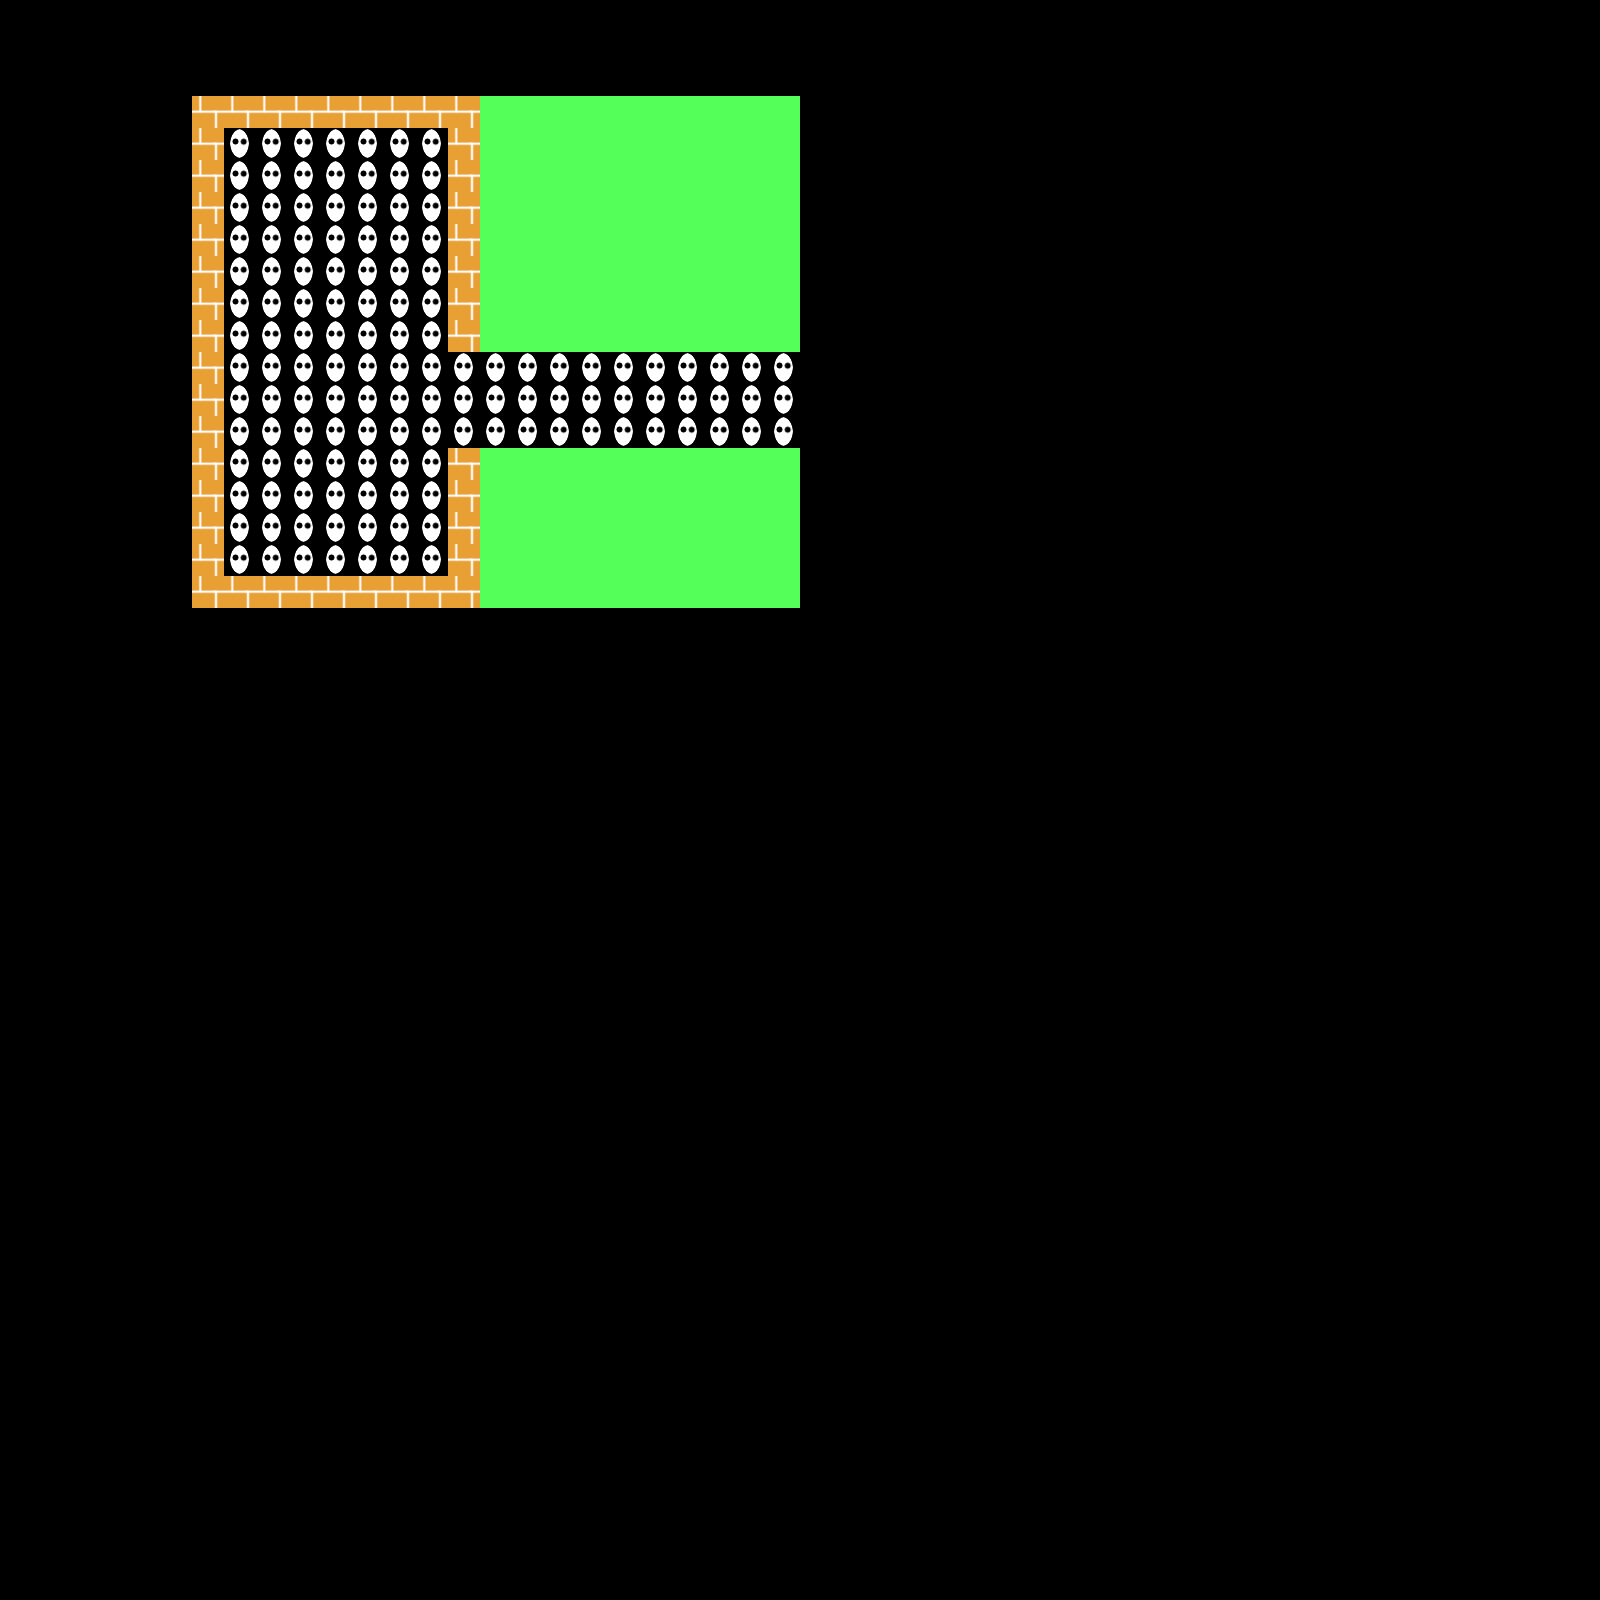

This is a level from a 2D game, rendered from its Tiled map with the project's own tilesets. A one-line summary and the complete map file follow:
An orthogonal 50x50 tile map with 32x32 px tiles, 1 tile layer (floor).

<map version="1.0" orientation="orthogonal" renderorder="right-down" width="50" height="50" tilewidth="32" tileheight="32" nextobjectid="8">
 <tileset firstgid="1" name="road" tilewidth="32" tileheight="32" tilecount="4">
  <image source="textures.png" width="128" height="32" />
 </tileset>
 <layer name="floor" width="50" height="50">
  <data encoding="csv">
0,0,0,0,0,0,0,0,0,0,0,0,0,0,0,0,0,0,0,0,0,0,0,0,0,0,0,0,0,0,0,0,0,0,0,0,0,0,0,0,0,0,0,0,0,0,0,0,0,0,
0,0,0,0,0,0,0,0,0,0,0,0,0,0,0,0,0,0,0,0,0,0,0,0,0,0,0,0,0,0,0,0,0,0,0,0,0,0,0,0,0,0,0,0,0,0,0,0,0,0,
0,0,0,0,0,0,0,0,0,0,0,0,0,0,0,0,0,0,0,0,0,0,0,0,0,0,0,0,0,0,0,0,0,0,0,0,0,0,0,0,0,0,0,0,0,0,0,0,0,0,
0,0,0,0,0,0,1,1,1,1,1,1,1,1,1,2,2,2,2,2,2,2,2,2,2,0,0,0,0,0,0,0,0,0,0,0,0,0,0,0,0,0,0,0,0,0,0,0,0,0,
0,0,0,0,0,0,1,3,3,3,3,3,3,3,1,2,2,2,2,2,2,2,2,2,2,0,0,0,0,0,0,0,0,0,0,0,0,0,0,0,0,0,0,0,0,0,0,0,0,0,
0,0,0,0,0,0,1,3,3,3,3,3,3,3,1,2,2,2,2,2,2,2,2,2,2,0,0,0,0,0,0,0,0,0,0,0,0,0,0,0,0,0,0,0,0,0,0,0,0,0,
0,0,0,0,0,0,1,3,3,3,3,3,3,3,1,2,2,2,2,2,2,2,2,2,2,0,0,0,0,0,0,0,0,0,0,0,0,0,0,0,0,0,0,0,0,0,0,0,0,0,
0,0,0,0,0,0,1,3,3,3,3,3,3,3,1,2,2,2,2,2,2,2,2,2,2,0,0,0,0,0,0,0,0,0,0,0,0,0,0,0,0,0,0,0,0,0,0,0,0,0,
0,0,0,0,0,0,1,3,3,3,3,3,3,3,1,2,2,2,2,2,2,2,2,2,2,0,0,0,0,0,0,0,0,0,0,0,0,0,0,0,0,0,0,0,0,0,0,0,0,0,
0,0,0,0,0,0,1,3,3,3,3,3,3,3,1,2,2,2,2,2,2,2,2,2,2,0,0,0,0,0,0,0,0,0,0,0,0,0,0,0,0,0,0,0,0,0,0,0,0,0,
0,0,0,0,0,0,1,3,3,3,3,3,3,3,1,2,2,2,2,2,2,2,2,2,2,0,0,0,0,0,0,0,0,0,0,0,0,0,0,0,0,0,0,0,0,0,0,0,0,0,
0,0,0,0,0,0,1,3,3,3,3,3,3,3,3,3,3,3,3,3,3,3,3,3,3,0,0,0,0,0,0,0,0,0,0,0,0,0,0,0,0,0,0,0,0,0,0,0,0,0,
0,0,0,0,0,0,1,3,3,3,3,3,3,3,3,3,3,3,3,3,3,3,3,3,3,0,0,0,0,0,0,0,0,0,0,0,0,0,0,0,0,0,0,0,0,0,0,0,0,0,
0,0,0,0,0,0,1,3,3,3,3,3,3,3,3,3,3,3,3,3,3,3,3,3,3,0,0,0,0,0,0,0,0,0,0,0,0,0,0,0,0,0,0,0,0,0,0,0,0,0,
0,0,0,0,0,0,1,3,3,3,3,3,3,3,1,2,2,2,2,2,2,2,2,2,2,0,0,0,0,0,0,0,0,0,0,0,0,0,0,0,0,0,0,0,0,0,0,0,0,0,
0,0,0,0,0,0,1,3,3,3,3,3,3,3,1,2,2,2,2,2,2,2,2,2,2,0,0,0,0,0,0,0,0,0,0,0,0,0,0,0,0,0,0,0,0,0,0,0,0,0,
0,0,0,0,0,0,1,3,3,3,3,3,3,3,1,2,2,2,2,2,2,2,2,2,2,0,0,0,0,0,0,0,0,0,0,0,0,0,0,0,0,0,0,0,0,0,0,0,0,0,
0,0,0,0,0,0,1,3,3,3,3,3,3,3,1,2,2,2,2,2,2,2,2,2,2,0,0,0,0,0,0,0,0,0,0,0,0,0,0,0,0,0,0,0,0,0,0,0,0,0,
0,0,0,0,0,0,1,1,1,1,1,1,1,1,1,2,2,2,2,2,2,2,2,2,2,0,0,0,0,0,0,0,0,0,0,0,0,0,0,0,0,0,0,0,0,0,0,0,0,0,
0,0,0,0,0,0,0,0,0,0,0,0,0,0,0,0,0,0,0,0,0,0,0,0,0,0,0,0,0,0,0,0,0,0,0,0,0,0,0,0,0,0,0,0,0,0,0,0,0,0,
0,0,0,0,0,0,0,0,0,0,0,0,0,0,0,0,0,0,0,0,0,0,0,0,0,0,0,0,0,0,0,0,0,0,0,0,0,0,0,0,0,0,0,0,0,0,0,0,0,0,
0,0,0,0,0,0,0,0,0,0,0,0,0,0,0,0,0,0,0,0,0,0,0,0,0,0,0,0,0,0,0,0,0,0,0,0,0,0,0,0,0,0,0,0,0,0,0,0,0,0,
0,0,0,0,0,0,0,0,0,0,0,0,0,0,0,0,0,0,0,0,0,0,0,0,0,0,0,0,0,0,0,0,0,0,0,0,0,0,0,0,0,0,0,0,0,0,0,0,0,0,
0,0,0,0,0,0,0,0,0,0,0,0,0,0,0,0,0,0,0,0,0,0,0,0,0,0,0,0,0,0,0,0,0,0,0,0,0,0,0,0,0,0,0,0,0,0,0,0,0,0,
0,0,0,0,0,0,0,0,0,0,0,0,0,0,0,0,0,0,0,0,0,0,0,0,0,0,0,0,0,0,0,0,0,0,0,0,0,0,0,0,0,0,0,0,0,0,0,0,0,0,
0,0,0,0,0,0,0,0,0,0,0,0,0,0,0,0,0,0,0,0,0,0,0,0,0,0,0,0,0,0,0,0,0,0,0,0,0,0,0,0,0,0,0,0,0,0,0,0,0,0,
0,0,0,0,0,0,0,0,0,0,0,0,0,0,0,0,0,0,0,0,0,0,0,0,0,0,0,0,0,0,0,0,0,0,0,0,0,0,0,0,0,0,0,0,0,0,0,0,0,0,
0,0,0,0,0,0,0,0,0,0,0,0,0,0,0,0,0,0,0,0,0,0,0,0,0,0,0,0,0,0,0,0,0,0,0,0,0,0,0,0,0,0,0,0,0,0,0,0,0,0,
0,0,0,0,0,0,0,0,0,0,0,0,0,0,0,0,0,0,0,0,0,0,0,0,0,0,0,0,0,0,0,0,0,0,0,0,0,0,0,0,0,0,0,0,0,0,0,0,0,0,
0,0,0,0,0,0,0,0,0,0,0,0,0,0,0,0,0,0,0,0,0,0,0,0,0,0,0,0,0,0,0,0,0,0,0,0,0,0,0,0,0,0,0,0,0,0,0,0,0,0,
0,0,0,0,0,0,0,0,0,0,0,0,0,0,0,0,0,0,0,0,0,0,0,0,0,0,0,0,0,0,0,0,0,0,0,0,0,0,0,0,0,0,0,0,0,0,0,0,0,0,
0,0,0,0,0,0,0,0,0,0,0,0,0,0,0,0,0,0,0,0,0,0,0,0,0,0,0,0,0,0,0,0,0,0,0,0,0,0,0,0,0,0,0,0,0,0,0,0,0,0,
0,0,0,0,0,0,0,0,0,0,0,0,0,0,0,0,0,0,0,0,0,0,0,0,0,0,0,0,0,0,0,0,0,0,0,0,0,0,0,0,0,0,0,0,0,0,0,0,0,0,
0,0,0,0,0,0,0,0,0,0,0,0,0,0,0,0,0,0,0,0,0,0,0,0,0,0,0,0,0,0,0,0,0,0,0,0,0,0,0,0,0,0,0,0,0,0,0,0,0,0,
0,0,0,0,0,0,0,0,0,0,0,0,0,0,0,0,0,0,0,0,0,0,0,0,0,0,0,0,0,0,0,0,0,0,0,0,0,0,0,0,0,0,0,0,0,0,0,0,0,0,
0,0,0,0,0,0,0,0,0,0,0,0,0,0,0,0,0,0,0,0,0,0,0,0,0,0,0,0,0,0,0,0,0,0,0,0,0,0,0,0,0,0,0,0,0,0,0,0,0,0,
0,0,0,0,0,0,0,0,0,0,0,0,0,0,0,0,0,0,0,0,0,0,0,0,0,0,0,0,0,0,0,0,0,0,0,0,0,0,0,0,0,0,0,0,0,0,0,0,0,0,
0,0,0,0,0,0,0,0,0,0,0,0,0,0,0,0,0,0,0,0,0,0,0,0,0,0,0,0,0,0,0,0,0,0,0,0,0,0,0,0,0,0,0,0,0,0,0,0,0,0,
0,0,0,0,0,0,0,0,0,0,0,0,0,0,0,0,0,0,0,0,0,0,0,0,0,0,0,0,0,0,0,0,0,0,0,0,0,0,0,0,0,0,0,0,0,0,0,0,0,0,
0,0,0,0,0,0,0,0,0,0,0,0,0,0,0,0,0,0,0,0,0,0,0,0,0,0,0,0,0,0,0,0,0,0,0,0,0,0,0,0,0,0,0,0,0,0,0,0,0,0,
0,0,0,0,0,0,0,0,0,0,0,0,0,0,0,0,0,0,0,0,0,0,0,0,0,0,0,0,0,0,0,0,0,0,0,0,0,0,0,0,0,0,0,0,0,0,0,0,0,0,
0,0,0,0,0,0,0,0,0,0,0,0,0,0,0,0,0,0,0,0,0,0,0,0,0,0,0,0,0,0,0,0,0,0,0,0,0,0,0,0,0,0,0,0,0,0,0,0,0,0,
0,0,0,0,0,0,0,0,0,0,0,0,0,0,0,0,0,0,0,0,0,0,0,0,0,0,0,0,0,0,0,0,0,0,0,0,0,0,0,0,0,0,0,0,0,0,0,0,0,0,
0,0,0,0,0,0,0,0,0,0,0,0,0,0,0,0,0,0,0,0,0,0,0,0,0,0,0,0,0,0,0,0,0,0,0,0,0,0,0,0,0,0,0,0,0,0,0,0,0,0,
0,0,0,0,0,0,0,0,0,0,0,0,0,0,0,0,0,0,0,0,0,0,0,0,0,0,0,0,0,0,0,0,0,0,0,0,0,0,0,0,0,0,0,0,0,0,0,0,0,0,
0,0,0,0,0,0,0,0,0,0,0,0,0,0,0,0,0,0,0,0,0,0,0,0,0,0,0,0,0,0,0,0,0,0,0,0,0,0,0,0,0,0,0,0,0,0,0,0,0,0,
0,0,0,0,0,0,0,0,0,0,0,0,0,0,0,0,0,0,0,0,0,0,0,0,0,0,0,0,0,0,0,0,0,0,0,0,0,0,0,0,0,0,0,0,0,0,0,0,0,0,
0,0,0,0,0,0,0,0,0,0,0,0,0,0,0,0,0,0,0,0,0,0,0,0,0,0,0,0,0,0,0,0,0,0,0,0,0,0,0,0,0,0,0,0,0,0,0,0,0,0,
0,0,0,0,0,0,0,0,0,0,0,0,0,0,0,0,0,0,0,0,0,0,0,0,0,0,0,0,0,0,0,0,0,0,0,0,0,0,0,0,0,0,0,0,0,0,0,0,0,0,
0,0,0,0,0,0,0,0,0,0,0,0,0,0,0,0,0,0,0,0,0,0,0,0,0,0,0,0,0,0,0,0,0,0,0,0,0,0,0,0,0,0,0,0,0,0,0,0,0,0
</data>
 </layer>
 <objectgroup name="walls" />
</map>